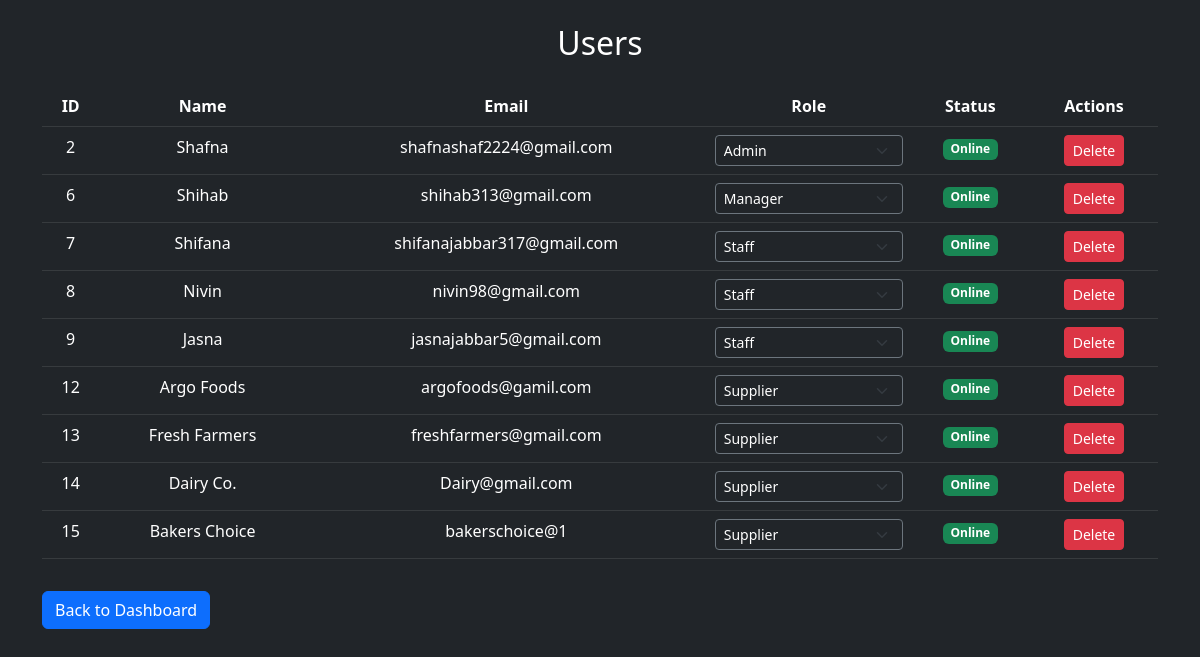
/admin/manage_users (signed in), run on the app's committed database.
### app/models.py (models this page shows, shortened)
class User(db.Model, UserMixin):
    id = db.Column(db.Integer, primary_key=True)
    username = db.Column(db.String(150), unique=True, nullable=False)
    email = db.Column(db.String(150), unique=True, nullable=False)
    password = db.Column(db.String(255), nullable=False)
    role = db.Column(db.String(50), nullable=False, default='User')
    profile_picture = db.Column(db.String(255), nullable=True, default='None')
    contact_number = db.Column(db.String(20))
    category = db.Column(db.String(100), nullable=True)  # Only required for suppliers
    orders = db.relationship('Order', backref='staff', lazy=True)

### app/routes.py (the view)
@admin_bp.route("/manage_users")
@login_required
def manage_users():
    if current_user.role not in ["Admin","Manager"]:
        flash("Access denied!", "danger")
        return redirect(url_for("main.index"))
    users = User.query.all()
    return render_template("admin/manage_users.html", users=users)

### app/__init__.py (called while the page is built)
def create_app():
    app = Flask(__name__, static_folder='static', template_folder='templates')
    try:
        app.config.from_object(Config)
    except Exception as e:
        app.logger.error(f"Error loading configuration: {e}")
    db.init_app(app)
    login_manager.init_app(app)
    migrate.init_app(app, db)
    login_manager.login_view = "main.login"
    login_manager.login_message_category = "info"
    from app.routes import main_bp, admin_bp, staff_bp
    app.register_blueprint(main_bp)
    app.register_blueprint(admin_bp, url_prefix='/admin')  # ✅ Admin routes
    app.register_blueprint(staff_bp, url_prefix='/staff')  # ✅ Staff routes
    @login_manager.user_loader
    def load_user(user_id):
        from app.models import User
        return User.query.get(int(user_id))
    return app

### app/templates/admin/manage_users.html (shortened to what this page needs)
<!DOCTYPE html>
<html lang="en">
<head>
    <link rel="stylesheet" href="{{ url_for('static', filename='css/style.css') }}">
    <link rel="stylesheet" href="https://cdn.jsdelivr.net/npm/bootstrap@5.3.0/dist/css/bootstrap.min.css">
</head>
<body class="bg-dark text-white">
    <div class="container mt-4">
        <h2 class="text-white text-center mb-4">
                 Users
        </h2>
        <div class="table-responsive">
            <table class="table table-dark table-hover text-center">
                <thead class="thead-light">
                    <tr>
                        <th>ID</th>
                        <th>Name</th>
                        <th>Email</th>
                        <th>Role</th>
                        <th>Status</th>
                        {% if current_user.role == "Admin" %}<th>Actions</th>{% endif %}
                    </tr>
                </thead>
                <tbody>
                    {% for user in users %}
                    <tr>
                        <td>{{ user.id }}</td>
                        <td>{{ user.username }}</td>
                        <td>{{ user.email }}</td>
                        <td>
                            {% if current_user.role == "Admin" %}
                                <form method="POST" action="{{ url_for('admin.edit_user', user_id=user.id) }}">
                                    <select name="role" class="form-select form-select-sm bg-dark text-white border-secondary" onchange="this.form.submit()">
                                        <option value="Admin" {% if user.role == 'Admin' %}selected{% endif %}>Admin</option>
                                        <option value="Manager" {% if user.role == 'Manager' %}selected{% endif %}>Manager</option>
                                        <option value="Staff" {% if user.role == 'Staff' %}selected{% endif %}>Staff</option>
                                        <option value="Supplier" {% if user.role == 'Supplier' %}selected{% endif %}>Supplier</optiupplier
                                </form>
                            {% else %}
                                {{ user.role }}
                            {% endif %}
                        </td>
                        <td>
                            {% if user.is_authenticated %}
                                <span class="badge bg-success">Online</span>
                            {% else %}
                                <span class="badge bg-danger">Offline</span>
                            {% endif %}
                        </td>
                        {% if current_user.role == "Admin" %}
                        <td>
                            <form method="POST" action="{{ url_for('admin.delete_user', user_id=user.id) }}"
                                  onsubmit="return confirm('Are you sure you want to delete this user?');"
                                  style="display:inline;">
                                <button type="submit" class="btn btn-danger btn-sm">Delete</button>
                            </form>
                        </td>
                        {% endif %}
                    </tr>
                    {% endfor %}
                </tbody>
            </table>
        </div>
        <a href="{% if current_user.role == 'Admin' %}
                    {{ url_for('main.admin_dashboard') }}
                {% else %}
                    {{ url_for('main.manager_dashboard') }}
                {% endif %}" class="btn btn-primary mt-3">
            Back to Dashboard
        </a>
    </div>
</body>
</html>

### app/static/css/style.css (style rules this page uses)
body { font-family: 'Poppins', sans-serif; margin: 0; padding: 0; text-align: center; background-color: #E6E6FA; color: #333; }

### data on the page
User: id "2", username "Shafna", email "shafnashaf2224@gmail.com", role "Admin"
User: id "6", username "Shihab", email "shihab313@gmail.com", role "Manager"
User: id "7", username "Shifana", email "shifanajabbar317@gmail.com", role "Staff"
User: id "8", username "Nivin", email "nivin98@gmail.com", role "Staff"
User: id "9", username "Jasna", email "jasnajabbar5@gmail.com", role "Staff"
User: id "12", username "Argo Foods", email "argofoods@gamil.com", role "Supplier"
User: id "13", username "Fresh Farmers", email "freshfarmers@gmail.com", role "Supplier"
User: id "14", username "Dairy Co.", email "Dairy@gmail.com", role "Supplier"
User: id "15", username "Bakers Choice", email "bakerschoice@1", role "Supplier"
